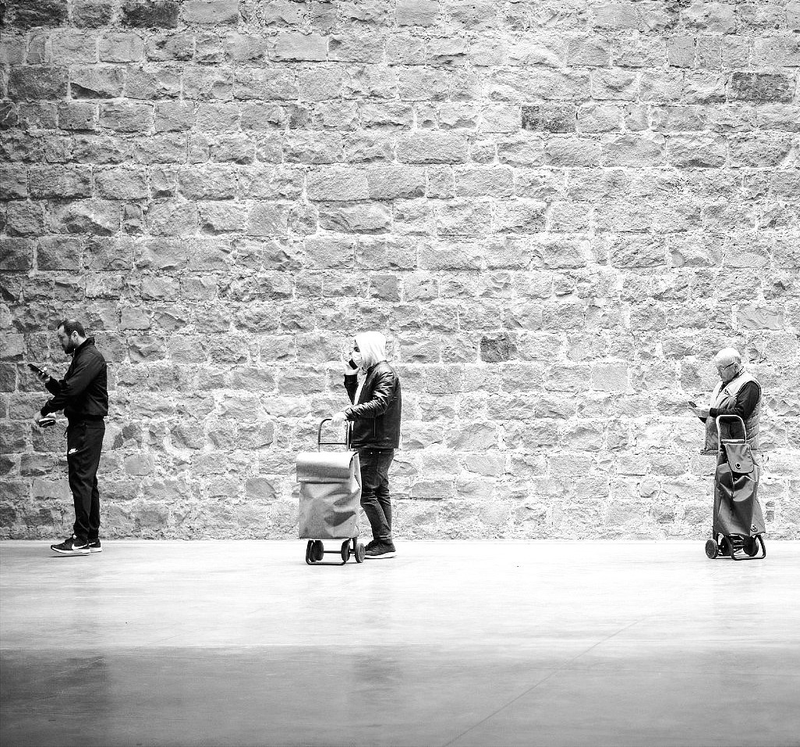
#> input picture project/Kod ve Görüntüler/SocialDistance.pgm, 800 x 747 px, shrunk from 1026 x 958 before the run
$ jupyter execute --allow-errors ELM463_Alperen_Ogun_DonemProjesi.ipynb   (shell and % lines are left out)
#> lines starting #> are read from the running program, lines starting #| are printed output that depends on the picture; after the words box and inside, x2 and y2 are one past the last pixel; in counts of white or black regions, pixels touching at a corner belong together
# ELM 463 DÖNEM PROJESİ
# GÖRSELLERDE İNSAN TESPİTİ VE SOSYAL MESAFE UYUMLULUĞU
# ALPEREN KARATAŞ - 1801022022, OGÜN UYGAR YILDIRIM - 1801022091

[cell 1]
import numpy as np
import matplotlib.pyplot  as plt
import cv2 as cv # Opencv Kütüphanesi
from imutils import perspective
import argparse
import imutils
from __future__ import print_function
from imutils import contours

[cell 2]
def peopleCounter(image):
#> called with image = 'SocialDistance.pgm'
    original_img = cv.imread(image,0)
#> original_img is the input picture: shape (747, 800); min 0, max 255, mean 186

    # konturleri siralama islemi icin kullanilan fonskiyon
    def order_points_old(pts):

        rect = np.zeros((4, 2), dtype="float32")

        s = pts.sum(axis=1)
        rect[0] = pts[np.argmin(s)]
        rect[2] = pts[np.argmax(s)]

        diff = np.diff(pts, axis=1)
        rect[1] = pts[np.argmin(diff)]
        rect[3] = pts[np.argmax(diff)]
        return rect

    # sosyal mesafenin ihlal edilip edilmedigini siyah veya beyaz cizgi cizerek kontrol eden fonksiyon
    def drawSocialDistanceLines(img,list_val,ym1):

        color_valid = (255, 255, 255)   # sosyal mesafe uygunsa beyaz cizgi cizen renk kodu
        color_not_valid = (0, 0, 0)     # sosyal mesafe ihlal edilirse siyah cizgi cizen renk kodu
        thickness = 3                   # cizginin kalinligi

        # tespit icin mesafe kontrolu yapilacak
        for i in range(0,len(list_val)):
            for j in range(1,len(list_val)):
                if(j==2):
                    ym1 = ym1 + 50      # cizilen cizgilerin ust uste binmemesi icin y eksenin kaydirma
                start_point = (int(list_val[i]),int(ym1))  # cizginin baslangic noktasi
                end_point = (int(list_val[j]),int(ym1))    # cizginin bitis noktasi (x ekseni boyunca cizilecegi icin ym1 sabit)
                dist = abs(list_val[i]-list_val[j])        # mesafenin olcumu
                if(dist<240):                              # sosyal mesafeye uygunluk kontrolu
                    image = cv.line(img, start_point, end_point, color_not_valid, thickness)   # sosyal mesafe ihlali varsa siyah cizgi
                else:
                    image = cv.line(img, start_point, end_point, color_valid, thickness)   # sosyal mesafe uygunsa beyaz cizgi
        return image

    # mesafelerin bulundugu listedeki sifirlar ve tekrarlari yok etmek icin olusturulan fonksiyon
    def removeZerosAndSame(dist_check,dist_list):

        if(dist_check==0.0):
            dist_list.remove(dist_check)  # sifirlarin yok edilmesi
        dist_list = list(set(dist_list))  # tekrarlarin yok edilmesi
        return dist_list

    # mesafelerin tespitinin yapildigi fonksiyon
    def socialDistance(values_list):

        for i in range(0,len(values_list)):
            for j in range(0,len(values_list)):
                dist = abs(values_list[i]-values_list[j])  # mesafe bulunuyor
                distance_list.append(dist)                 # bulunan mesafeler yeni bir listeye ekleniyor
                new_dist_list = removeZerosAndSame(dist,distance_list)  # sifirlar ve tekrarlarin kaldirilmasi icin fonksiyoa yollaniyor
        print("new dist list",new_dist_list)
        return new_dist_list

    import sys
    sys.argv=['']
    del sys

    # komut satirindan arguman alma
    ap = argparse.ArgumentParser()
    ap.add_argument("-n", "--new", type=int, default=-1, help="whether or not the new order points should should be used")
    args = vars(ap.parse_args())

    gray = cv.GaussianBlur(original_img, (7, 7), 0)   # goruntuye Gaussian Blur maskesi uygulaniyor

    edged = cv.Canny(gray, 160, 147)                  # goruntuye Canny kenar bulma maskesi uygulaniyor
#> edged: shape (747, 800); 3.1% white in thin lines or dots, all inside (x1, y1, x2, y2) = (0, 0, 800, 567)

    # goruntuye Closing islemi uygulaniyor
    edged = cv.dilate(edged, None, iterations=1)
#> edged: shape (747, 800); 11.2% white; 940 white regions (224 under 20 px), largest, box (x1, y1, x2, y2) and area: (291, 356, 403, 568) 6212, (678, 364, 770, 563) 4917, (0, 318, 130, 560) 4368
    edged = cv.erode(edged, None, iterations=1)
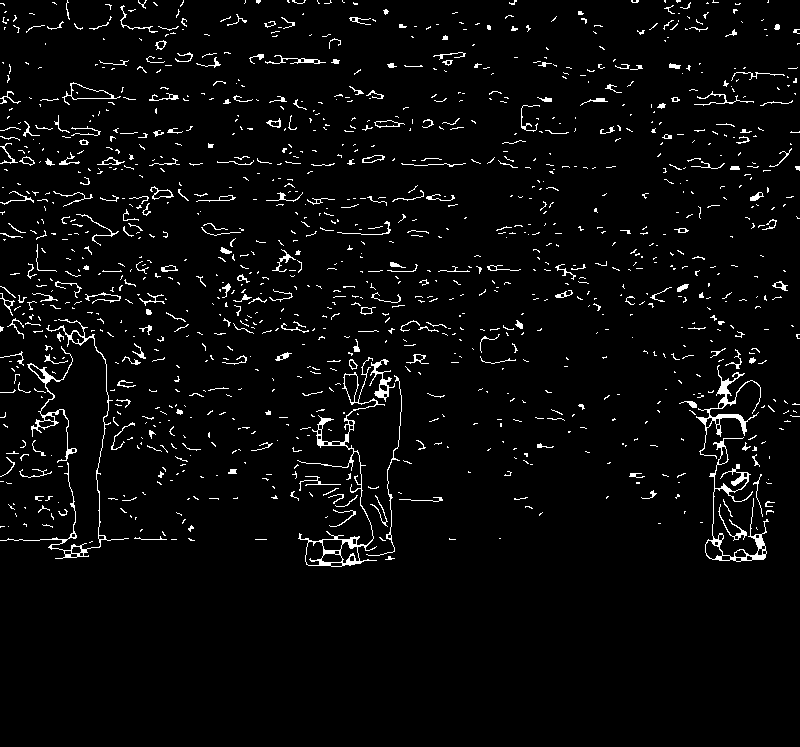
#> edged: shape (747, 800); 3.7% white in thin lines or dots, all inside (x1, y1, x2, y2) = (0, 0, 800, 567)
    # goruntu dilate ediliyor
    edged = cv.dilate(edged, None, iterations=1)

    # goruntuye Otsu esikleme uygulaniyor
    thresh = cv.threshold(edged,0, 255,cv.THRESH_BINARY_INV | cv.THRESH_OTSU)[1]
#> thresh: shape (747, 800); 88.8% white; 940 black regions (224 under 20 px)

    th_neg = cv.bitwise_not(thresh) #goruntunun negatifi aliniyor

    edged = th_neg

    # insanlari tespit edebilmek icin Contour bulma islemi uygulaniyor
    cnts = cv.findContours(edged.copy(), cv.RETR_EXTERNAL,cv.CHAIN_APPROX_SIMPLE)
#> cnts = 940 contours, 451 with area under 20; largest, box (x1, y1, x2, y2) and area: (678, 364, 770, 563) 7322, (291, 356, 403, 568) 6229, (0, 318, 130, 560) 3578, (61, 81, 137, 106) 644, (0, 285, 42, 340) 504
    cnts = imutils.grab_contours(cnts)

    (cnts, _) = contours.sort_contours(cnts) # Konturler siralaniyor
    colors = ((255, 255, 255), (255, 255, 255), (255, 255, 255), (255, 255, 255)) # koseleri beyaz noktalar ile renklendirmek renk tanimlamasi yapiliyor

    list_of_values = []   # dikdortgenlerin (konturlerin) kenarlarinin orta noktalarinin x eksenlerinin tutuldugu liste
    distance_list = []    # dikdortgenlerin (konturlerin) kenarlarinin orta noktalarinin x eksenleri arasindaki mesafelerin tutuldugu liste

    for (i, c) in enumerate(cnts):
        if cv.contourArea(c) < 1000:   # Kontur uygulanacak bolgenin yogunlugu
            continue

        box = cv.minAreaRect(c)   # insanlari kapsayabilecek en kucuk dikdortgen tespiti
        box = cv.boxPoints(box)   # dikdortgenlerin koselerinin bulunmasi
        box = np.array(box, dtype="int")
        cv.drawContours(original_img, [box] , -1, (0, 0, 0), 2)   # koselerden faydanlanarak insanlarin dikdortgen icine alinmasi

        rect = order_points_old(box)  # nesne tespitinin kolaylasmasi icin konturleri siralama yontemi

        if args["new"] > 0:
            rect = perspective.order_points(box) # nesne tespitinin kolaylasmasi icin konturleri siralama yontemi

        # dikdortgenin boyunun orta noktasi koordinatlari
        xm1=(rect[0][0]+rect[1][0])/2
        ym1=(rect[0][1]+rect[1][1])/2

        color = (0,0,0)  # dikdortgenin boyunun orta noktasinin siyaha boyanmasi icin renk kodu

        print("dikdortgen boy x ekseni koordinatlari",xm1)
        list_of_values.append(xm1)  # dikdortgenin boyunun orta noktasinin x koordinatinin listeye eklenmesi

        cv.circle(original_img, (int(xm1), int(ym1)), 5, color, -1) # dikdortgenin boyunun orta noktasinin siyah daire icine alinmasi

        for ((x, y), color) in zip(rect, colors):
            cv.circle(original_img, (int(x), int(y)), 5, color, -1) # dikdortgenin koselerinin daire icine alinmasi

        # tespit edilen konturlerin ustune yazi yazilmasi
        cv.putText(original_img, "Object #{}".format(i + 1),(int(rect[0][0] - 15), int(rect[0][1] - 15)),cv.FONT_HERSHEY_SIMPLEX, 0.55, (255, 255, 255), 2)
#> this loop made 940 passes
#> c on passes 18, 28, 31: [[1, 186], [1, 188], [4, 188], [4, 186]], [[7, 525], [7, 527], [9, 527], [9, 525]], [[8, 360], [8, 362], [12, 362], [12, 360]]
#> (printed output is left out)
#> original_img: shape (747, 800); 1.48% of pixels changed, all inside (x1, y1, x2, y2) = (0, 284, 777, 575)
#> after the loop, list_of_values = [96, 350, 717]

    print("list of values",list_of_values)
#| list of values [96.0, 350.0, 717.0]
    new_distance_list = socialDistance(list_of_values)
#> the loop in socialDistance, `for i in range(0,len(values_list)):` made 3 passes
#> after the loop in socialDistance, `for i in range(0,len(values_list)):`: distance_list = [254, 621, 254, 367, 621, 367]
#> new_distance_list = [621, 254, 367]
    org_img = drawSocialDistanceLines(original_img,list_of_values,ym1)
#> the loop in drawSocialDistanceLines, `for i in range(0,len(list_val)):` made 3 passes
#> after the loop in drawSocialDistanceLines, `for i in range(0,len(list_val)):`: ym1 = 513.5
    plt.imshow(org_img,cmap="gray")

## 1)

[cell 3]
peopleCounter("SocialDistance.pgm")

## 2)

#> (a cell that did not finish here is left out)


## 3)

[cell 5]
peopleCounter("SocialDistance3.pgm")
#> call 3 of peopleCounter, with image = 'SocialDistance3.pgm'
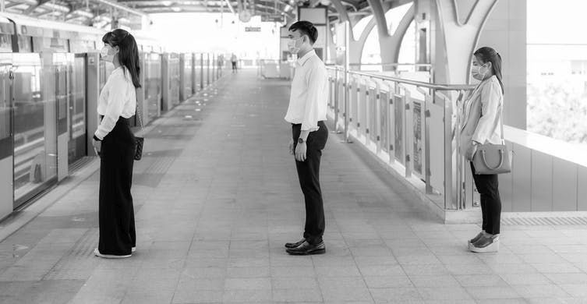
#> input picture project/Kod ve Görüntüler/SocialDistance3.pgm, 587 x 304 px, shrunk from 753 x 390 before the run
#> in peopleCounter, original_img is the input picture: shape (304, 587); min 0, max 255, mean 167.1
#> in peopleCounter (call 3), `cnts = cv.findContours(edged.copy(), cv.RETR_EXTERNAL,cv.CHAIN_APPROX_..`: cnts = 117 contours, 39 with area under 20; largest, box (x1, y1, x2, y2) and area: (283, 100, 329, 257) 3426, (92, 16, 145, 257) 2345, (464, 157, 503, 249) 1783, (283, 0, 350, 46) 1077, (383, 1, 415, 37) 562
#> the loop in peopleCounter (call 3), `for (i, c) in enumerate(cnts):` made 117 passes
#> c on passes 3, 31, 48, 49, 50, 52, 53, 54: [[0, 21], [0, 23], [5, 23], [5, 21]], [[87, 127], [87, 141], [89, 141], [89, 127]], [[190, 55], [190, 61], [192, 61], [192, 55]], [[194, 64], [194, 73], [196, 73], [196, 64]], [[194, 55], [194, 60], [196, 60], [196, 55]], [[210, 11], [210, 13], [219, 13], [219, 11]], [[216, 63], [216, 67], [218, 67], [218, 63]], [[223, 11], [223, 13], [230, 13], [230, 11]]
#> (printed output is left out)
#> after the loop in peopleCounter (call 3), `for (i, c) in enumerate(cnts):`: list_of_values = [118, 304.5, 316, 481.5]
#| list of values [118.0, 304.5, 316.0, 481.5]
#> the loop in socialDistance (call 2), `for i in range(0,len(values_list)):` made 4 passes
#> in peopleCounter (call 3), `new_distance_list = socialDistance(list_of_values)`: new_distance_list = [165.5, 198, 11.5, 363.5, 177, 186.5]
#> the loop in drawSocialDistanceLines (call 2), `for i in range(0,len(list_val)):` made 4 passes

## 4)

[cell 6]
peopleCounter("SocialDistance4.pgm")
#> call 4 of peopleCounter, with image = 'SocialDistance4.pgm'
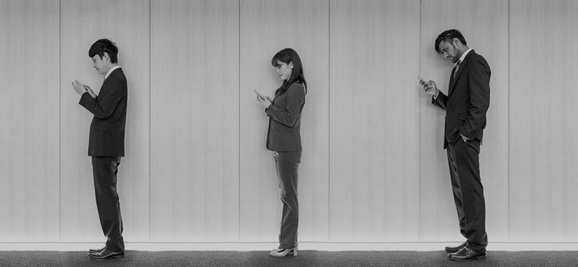
#> input picture project/Kod ve Görüntüler/SocialDistance4.pgm, 578 x 267 px, shrunk from 742 x 342 before the run
#> in peopleCounter, original_img is the input picture: shape (267, 578); min 0, max 211, mean 152
#> in peopleCounter (call 4), `cnts = cv.findContours(edged.copy(), cv.RETR_EXTERNAL,cv.CHAIN_APPROX_..`: cnts = 10 contours, 2 with area under 20; largest, box (x1, y1, x2, y2) and area: (264, 47, 469, 257) 1916, (0, 66, 290, 258) 1626, (458, 48, 578, 257) 812, (87, 38, 119, 65) 592, (433, 28, 468, 56) 318, (276, 194, 285, 252) 132, (419, 78, 428, 89) 53, (460, 134, 469, 143) 48
#> the loop in peopleCounter (call 4), `for (i, c) in enumerate(cnts):` made 10 passes
#> (box, s in order_points_old, diff in order_points_old, xm1, ym1) on passes 1, 3: ([[288, 258], [0, 250], [4, 63], [293, 70]], [546, 250, 67, 363], [-30, 250, 59, -223], 148.5, 66.5), ([[267, 256], [261, 47], [462, 41], [468, 250]], [523, 308, 503, 718], [-11, -214, -421, -218], 361.5, 44)
#> (printed output is left out)
#> after the loop in peopleCounter (call 4), `for (i, c) in enumerate(cnts):`: list_of_values = [148.5, 361.5]
#| list of values [148.5, 361.5]
#> in peopleCounter (call 4), `new_distance_list = socialDistance(list_of_values)`: new_distance_list = [213]

## 5)

[cell 7]
peopleCounter("SocialDistance5.pgm")
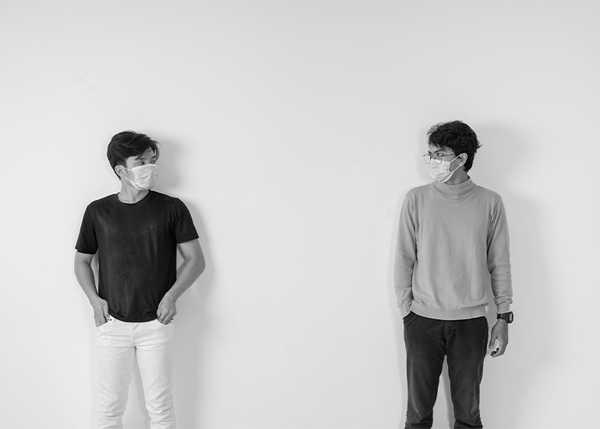
#> input picture project/Kod ve Görüntüler/SocialDistance5.pgm, 600 x 429 px, shrunk from 770 x 550 before the run
#> in peopleCounter, original_img is the input picture: shape (429, 600); min 0, max 251, mean 200.6
#> in peopleCounter (call 5), `cnts = cv.findContours(edged.copy(), cv.RETR_EXTERNAL,cv.CHAIN_APPROX_..`: cnts = 19 contours, 6 with area under 20; largest, box (x1, y1, x2, y2) and area: (74, 185, 200, 328) 1490, (402, 310, 515, 429) 1094, (426, 119, 487, 190) 645, (106, 130, 161, 183) 592, (430, 354, 457, 429) 350
#> the loop in peopleCounter (call 5), `for (i, c) in enumerate(cnts):` made 19 passes
#> (box, s in order_points_old, diff in order_points_old, xm1, ym1) on passes 2, 7: ([[76, 327], [72, 187], [197, 183], [201, 324]], [403, 259, 380, 525], [251, 115, -14, 123], 134.5, 185), ([[514, 428], [402, 428], [402, 310], [514, 310]], [942, 830, 712, 824], [-86, 26, -92, -204], 458, 310)
#> (printed output is left out)
#> after the loop in peopleCounter (call 5), `for (i, c) in enumerate(cnts):`:
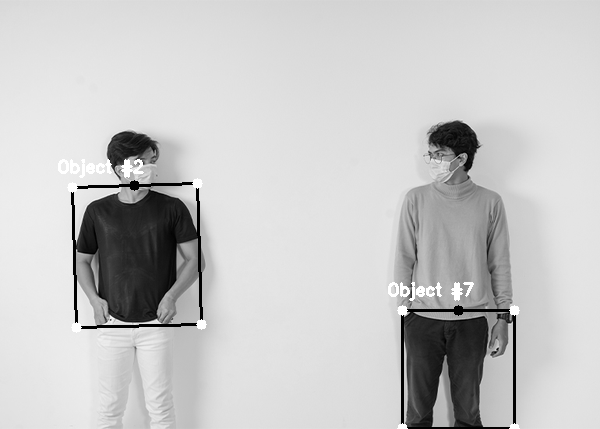
#> original_img: shape (429, 600); 1.8% of pixels changed, all inside (x1, y1, x2, y2) = (58, 159, 520, 429)
#> after the loop in peopleCounter (call 5), `for (i, c) in enumerate(cnts):`: list_of_values = [134.5, 458]
#| list of values [134.5, 458.0]
#> in peopleCounter (call 5), `new_distance_list = socialDistance(list_of_values)`: new_distance_list = [323.5]

## 6)

[cell 8]
peopleCounter("SocialDistance6.pgm")
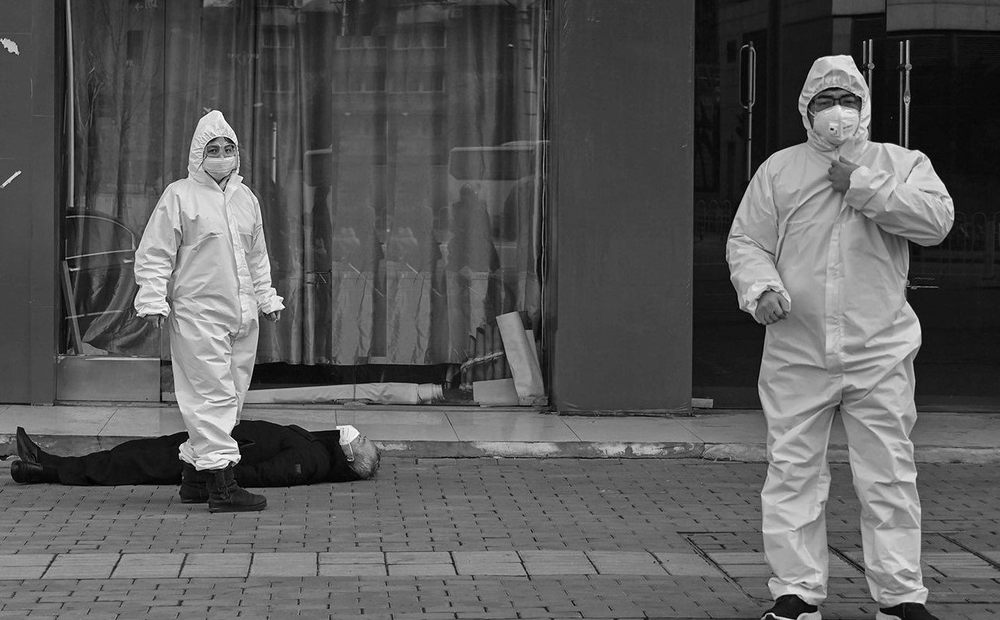
#> input picture project/Kod ve Görüntüler/SocialDistance6.pgm, 1000 x 620 px, shrunk from 1283 x 796 before the run
#> in peopleCounter, original_img is the input picture: shape (620, 1000); min 0, max 255, mean 89.9
#> in peopleCounter (call 6), `cnts = cv.findContours(edged.copy(), cv.RETR_EXTERNAL,cv.CHAIN_APPROX_..`: cnts = 198 contours, 60 with area under 20; largest, box (x1, y1, x2, y2) and area: (724, 38, 956, 428) 3878, (133, 109, 444, 395) 2930, (64, 403, 360, 472) 1576, (805, 85, 864, 130) 1284, (65, 0, 76, 208) 1274
#> the loop in peopleCounter (call 6), `for (i, c) in enumerate(cnts):` made 198 passes
#> c on passes 3, 19, 50: [[0, 404], [0, 406], [32, 406], [32, 404]], [[72, 257], [72, 259], [77, 259], [77, 257]], [[202, 0], [202, 6], [204, 6], [204, 0]]
#> (printed output is left out)
#> after the loop in peopleCounter (call 6), `for (i, c) in enumerate(cnts):`:
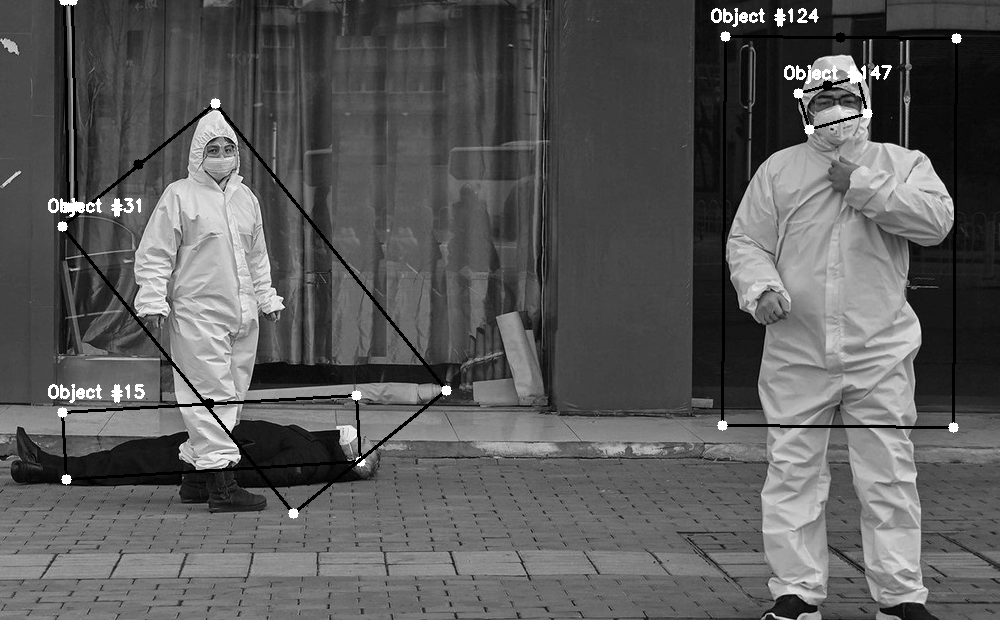
#> original_img: shape (620, 1000); 2.46% of pixels changed, all inside (x1, y1, x2, y2) = (48, 0, 962, 519)
#> after the loop in peopleCounter (call 6), `for (i, c) in enumerate(cnts):`: list_of_values = [209, 68, 138.5, 840.5, 827.5]
#| list of values [209.0, 68.0, 138.5, 840.5, 827.5]
#> in peopleCounter (call 6), `new_distance_list = socialDistance(list_of_values)`: new_distance_list = [772.5, 70.5, 618.5, 759.5, 141, 13, 689, 631.5, 702]

## 7)

[cell 9]
peopleCounter("SocialDistance7.pgm")
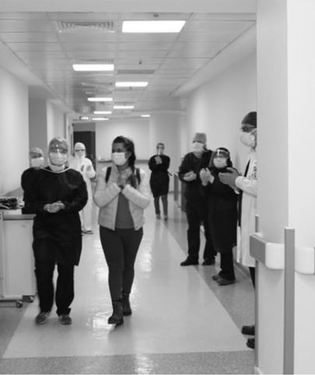
#> input picture project/Kod ve Görüntüler/SocialDistance7.pgm, 315 x 375 px, shrunk from 404 x 481 before the run
#> in peopleCounter, original_img is the input picture: shape (375, 315); min 0, max 255, mean 152.2
#> in peopleCounter (call 7), `edged = cv.erode(edged, None, iterations=1)`:
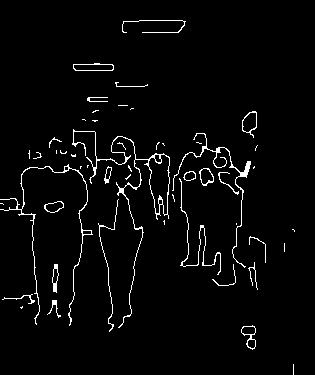
#> edged: shape (375, 315); 3.1% white in thin lines or dots, all inside (x1, y1, x2, y2) = (0, 20, 295, 375)
#> in peopleCounter (call 7), `cnts = cv.findContours(edged.copy(), cv.RETR_EXTERNAL,cv.CHAIN_APPROX_..`: cnts = 36 contours, 9 with area under 20; largest, box (x1, y1, x2, y2) and area: (71, 128, 171, 329) 3345, (171, 132, 259, 291) 2167, (0, 163, 94, 327) 1392, (97, 198, 120, 333) 391, (72, 62, 115, 72) 341
#> the loop in peopleCounter (call 7), `for (i, c) in enumerate(cnts):` made 36 passes
#> c on passes 10, 22, 34, 36: [[55, 149], [55, 154], [57, 154], [57, 149]], [[117, 104], [117, 106], [128, 106], [128, 104]], [[283, 242], [283, 252], [285, 252], [285, 242]], [[292, 363], [292, 374], [294, 374], [294, 363]]
#> (printed output is left out)
#> after the loop in peopleCounter (call 7), `for (i, c) in enumerate(cnts):`:
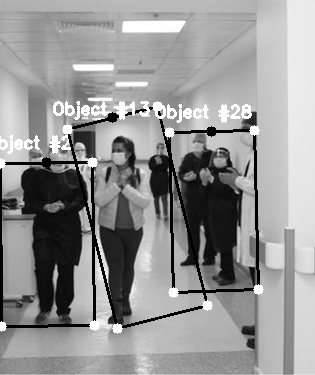
#> original_img: shape (375, 315); 6.06% of pixels changed, all inside (x1, y1, x2, y2) = (0, 101, 264, 334)
#> after the loop in peopleCounter (call 7), `for (i, c) in enumerate(cnts):`: list_of_values = [46, 112, 211.5]
#| list of values [46.0, 112.0, 211.5]
#> in peopleCounter (call 7), `new_distance_list = socialDistance(list_of_values)`: new_distance_list = [66, 99.5, 165.5]
